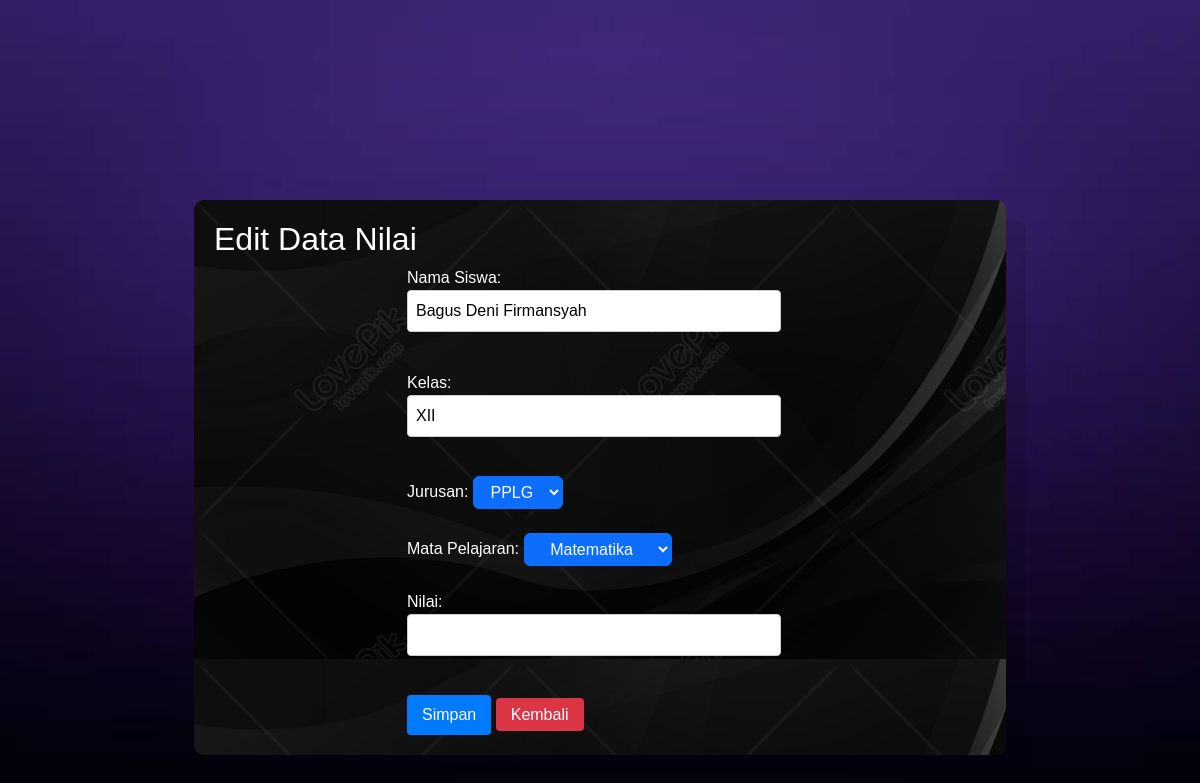
/edit.php?nisn=0054835962, run on the app's committed database.
### tables this page shows
CREATE TABLE `tb_nilai` (
  `nisn` varchar(15) NOT NULL,
  `nama` varchar(50) NOT NULL,
  `kelas` varchar(3) NOT NULL,
  `jurusan` text NOT NULL,
  `mata_pelajaran` text NOT NULL,
  `nilai` int(11) NOT NULL
);

### edit.php (the view, shortened to what this page needs)
<?php
include ('koneksi.php');
$nisn = isset($_GET['nisn']) ? $_GET['nisn'] : null;
$query = "SELECT * FROM tb_nilai WHERE nisn = '$nisn'";
$result = $koneksi->query($query);
$row = $result->fetch_assoc();
?>
<!DOCTYPE html>
<html>
<head>
  <link rel="stylesheet" href="https://cdn.jsdelivr.net/npm/bootstrap@5.3.3/dist/css/bootstrap.min.css">
</head>
<body>
  <div class ="container">
  <h2>Edit Data Nilai</h2>
  <form method="post" action="proses_edit.php">
    Nama Siswa: <input type="text" name="nama" value="<?php echo $row['nama']; ?>"><br><br>
    Kelas: <input type="text" name="kelas" value="<?php echo $row['kelas']; ?>"><br><br>
    Jurusan: <select name="jurusan" button class="btn btn-primary dropdown-toggle" type="button" data-bs-toggle="dropdown" aria-expanded="false">
        <option value="PPLG" <?php if ($row['jurusan'] == 'PPLG') echo 'selected'; ?>>PPLG</option>
      </select><br><br>
    Mata Pelajaran:
    <select name="mata_pelajaran" button class="btn btn-primary dropdown-toggle" type="button" data-bs-toggle="dropdown" aria-expanded="false">
        <option value="Matematika" <?php if ($row['mata_pelajaran'] == 'Matematika') echo 'selected'; ?>>Matematika</option>
      </select><br><br>
    Nilai: <input type="text" name="nilai" value="<?php $row['nilai']; ?>"><br><br>
    <input type="submit" value="Simpan">
    <a href="proses_edit.php" class="button-back">Kembali</a>
  </form>
</body>
</html>

### edit.php (style rules this page uses)
body { font-family: Arial, sans-serif; margin: 20px; background-image: url('darkpurple.jpg'); background-size: cover; background-repeat: no-repeat; background-attachment: fixed; color: #fff; }
body { font-family: Arial, sans-serif; margin: 20px; }
h2 { color: #fff; }
a { text-decoration: none; padding: 5px 10px; background-color: #007bff; color: #fff; border-radius: 4px; }
form { width: 50%; margin: auto; }
input[type="text"], textarea { width: calc(100% - 12px); padding: 8px; margin-bottom: 15px; border: 1px solid #ccc; border-radius: 4px; box-sizing: border-box; }
input[type="submit"],hover { padding: 8px 15px; background-color: #007bff; color: #fff; border: none; border-radius: 4px; cursor: pointer; }
input[type="submit"], { background-color: #0056b3; }
.button-back { padding: 8px 15px; background-color: #dc3545; color: #fff; border: none; border-radius: 4px; text-decoration: none; }
.container { width: 70%; margin: auto; background-image: url(bercorak.jpg); padding : 20px; border-radius: 10px; box-shadow: 20px 20px rgba(0, 0, 0, 0.1); margin-top: 200px; }

### data on the page
tb_nilai: nama "Bagus Deni Firmansyah", kelas "XII", jurusan "PPLG", mata_pelajaran "Matematika"
